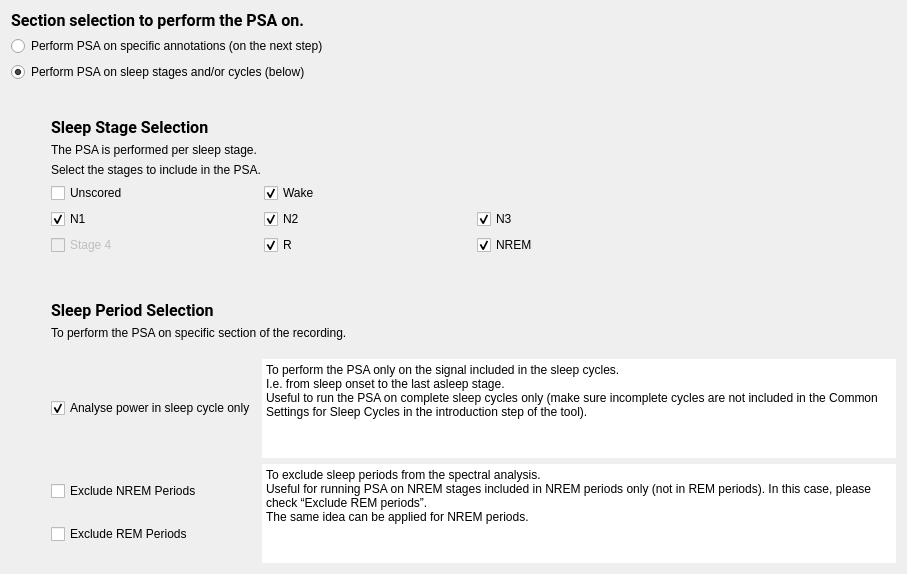
<?xml version="1.0" encoding="UTF-8"?>
<ui version="4.0">
 <class>SelectionStep</class>
 <widget class="QWidget" name="SelectionStep">
  <property name="geometry">
   <rect>
    <x>0</x>
    <y>0</y>
    <width>907</width>
    <height>574</height>
   </rect>
  </property>
  <property name="windowTitle">
   <string/>
  </property>
  <property name="toolTip">
   <string/>
  </property>
  <property name="styleSheet">
   <string>font: 12pt &quot;Roboto&quot;;</string>
  </property>
  <layout class="QVBoxLayout" name="verticalLayout_4">
   <item>
    <widget class="QLabel" name="label">
     <property name="font">
      <font>
       <family>Roboto</family>
       <pointsize>12</pointsize>
       <weight>50</weight>
       <italic>false</italic>
       <bold>false</bold>
      </font>
     </property>
     <property name="text">
      <string>&lt;html&gt;&lt;head/&gt;&lt;body&gt;&lt;p&gt;&lt;span style=&quot; font-weight:600;&quot;&gt;Section selection to perform the PSA on. &lt;/span&gt;&lt;/p&gt;&lt;/body&gt;&lt;/html&gt;</string>
     </property>
    </widget>
   </item>
   <item>
    <widget class="QRadioButton" name="radioButton_annotations">
     <property name="text">
      <string>Perform PSA on specific annotations (on the next step)</string>
     </property>
    </widget>
   </item>
   <item>
    <widget class="QRadioButton" name="radioButton_sleep">
     <property name="text">
      <string>Perform PSA on sleep stages and/or cycles (below)</string>
     </property>
     <property name="checked">
      <bool>true</bool>
     </property>
    </widget>
   </item>
   <item>
    <spacer name="verticalSpacer">
     <property name="orientation">
      <enum>Qt::Vertical</enum>
     </property>
     <property name="sizeType">
      <enum>QSizePolicy::Fixed</enum>
     </property>
     <property name="sizeHint" stdset="0">
      <size>
       <width>20</width>
       <height>30</height>
      </size>
     </property>
    </spacer>
   </item>
   <item>
    <layout class="QHBoxLayout" name="horizontalLayout">
     <item>
      <spacer name="horizontalSpacer">
       <property name="orientation">
        <enum>Qt::Horizontal</enum>
       </property>
       <property name="sizeType">
        <enum>QSizePolicy::Minimum</enum>
       </property>
       <property name="sizeHint" stdset="0">
        <size>
         <width>40</width>
         <height>20</height>
        </size>
       </property>
      </spacer>
     </item>
     <item>
      <layout class="QVBoxLayout" name="verticalLayout_3">
       <item>
        <layout class="QVBoxLayout" name="verticalLayout">
         <item>
          <widget class="QLabel" name="label_5">
           <property name="font">
            <font>
             <family>Roboto</family>
             <pointsize>12</pointsize>
             <weight>50</weight>
             <italic>false</italic>
             <bold>false</bold>
            </font>
           </property>
           <property name="text">
            <string>&lt;html&gt;&lt;head/&gt;&lt;body&gt;&lt;p&gt;&lt;span style=&quot; font-weight:600;&quot;&gt;Sleep Stage Selection&lt;/span&gt;&lt;/p&gt;&lt;/body&gt;&lt;/html&gt;</string>
           </property>
          </widget>
         </item>
         <item>
          <widget class="QLabel" name="label_3">
           <property name="text">
            <string>The PSA is performed per sleep stage.</string>
           </property>
          </widget>
         </item>
         <item>
          <widget class="QLabel" name="label_2">
           <property name="text">
            <string>Select the stages to include in the PSA.</string>
           </property>
          </widget>
         </item>
         <item>
          <layout class="QGridLayout" name="gridLayout">
           <item row="0" column="0">
            <widget class="QCheckBox" name="unscored_checkBox">
             <property name="minimumSize">
              <size>
               <width>70</width>
               <height>0</height>
              </size>
             </property>
             <property name="toolTip">
              <string>Check to perform the PSA on signal unscored.  PSG recording without sleep staging will be marked &quot;unscored&quot;.</string>
             </property>
             <property name="text">
              <string>Unscored</string>
             </property>
            </widget>
           </item>
           <item row="1" column="0">
            <widget class="QCheckBox" name="n1_checkBox">
             <property name="toolTip">
              <string>Check to perform the PSA on signal scored N1.</string>
             </property>
             <property name="text">
              <string>N1</string>
             </property>
             <property name="checked">
              <bool>true</bool>
             </property>
            </widget>
           </item>
           <item row="2" column="1">
            <widget class="QCheckBox" name="r_checkBox">
             <property name="minimumSize">
              <size>
               <width>70</width>
               <height>0</height>
              </size>
             </property>
             <property name="toolTip">
              <string>Check to perform the PSA on signal scored R (rem).</string>
             </property>
             <property name="text">
              <string>R</string>
             </property>
             <property name="checked">
              <bool>true</bool>
             </property>
            </widget>
           </item>
           <item row="0" column="1">
            <widget class="QCheckBox" name="w_checkBox">
             <property name="minimumSize">
              <size>
               <width>70</width>
               <height>0</height>
              </size>
             </property>
             <property name="toolTip">
              <string>Check to perform the PSA on signal scored awake.</string>
             </property>
             <property name="text">
              <string>Wake</string>
             </property>
             <property name="checked">
              <bool>true</bool>
             </property>
            </widget>
           </item>
           <item row="1" column="2" colspan="2">
            <widget class="QCheckBox" name="n3_checkBox">
             <property name="minimumSize">
              <size>
               <width>70</width>
               <height>0</height>
              </size>
             </property>
             <property name="toolTip">
              <string>Check to perform the PSA on signal scored N3.</string>
             </property>
             <property name="text">
              <string>N3</string>
             </property>
             <property name="checked">
              <bool>true</bool>
             </property>
            </widget>
           </item>
           <item row="1" column="1">
            <widget class="QCheckBox" name="n2_checkBox">
             <property name="minimumSize">
              <size>
               <width>70</width>
               <height>0</height>
              </size>
             </property>
             <property name="toolTip">
              <string>Check to perform the PSA on signal scored N2.</string>
             </property>
             <property name="text">
              <string>N2</string>
             </property>
             <property name="checked">
              <bool>true</bool>
             </property>
            </widget>
           </item>
           <item row="2" column="0">
            <widget class="QCheckBox" name="s4_checkBox">
             <property name="enabled">
              <bool>false</bool>
             </property>
             <property name="toolTip">
              <string>Check to perform the PSA on signal scored Stage 4.</string>
             </property>
             <property name="text">
              <string>Stage 4</string>
             </property>
            </widget>
           </item>
           <item row="2" column="2" colspan="2">
            <widget class="QCheckBox" name="nrem_checkBox">
             <property name="minimumSize">
              <size>
               <width>70</width>
               <height>0</height>
              </size>
             </property>
             <property name="text">
              <string>NREM</string>
             </property>
             <property name="checked">
              <bool>true</bool>
             </property>
            </widget>
           </item>
          </layout>
         </item>
        </layout>
       </item>
       <item>
        <spacer name="verticalSpacer_7">
         <property name="orientation">
          <enum>Qt::Vertical</enum>
         </property>
         <property name="sizeType">
          <enum>QSizePolicy::Fixed</enum>
         </property>
         <property name="sizeHint" stdset="0">
          <size>
           <width>20</width>
           <height>40</height>
          </size>
         </property>
        </spacer>
       </item>
       <item>
        <widget class="QLabel" name="label_4">
         <property name="font">
          <font>
           <family>Roboto</family>
           <pointsize>12</pointsize>
           <weight>50</weight>
           <italic>false</italic>
           <bold>false</bold>
          </font>
         </property>
         <property name="text">
          <string>&lt;html&gt;&lt;head/&gt;&lt;body&gt;&lt;p&gt;&lt;span style=&quot; font-weight:600;&quot;&gt;Sleep Period Selection&lt;/span&gt;&lt;/p&gt;&lt;/body&gt;&lt;/html&gt;</string>
         </property>
        </widget>
       </item>
       <item>
        <widget class="QLabel" name="label_7">
         <property name="text">
          <string>To perform the PSA on specific section of the recording.</string>
         </property>
        </widget>
       </item>
       <item>
        <spacer name="verticalSpacer_4">
         <property name="orientation">
          <enum>Qt::Vertical</enum>
         </property>
         <property name="sizeType">
          <enum>QSizePolicy::Fixed</enum>
         </property>
         <property name="sizeHint" stdset="0">
          <size>
           <width>20</width>
           <height>13</height>
          </size>
         </property>
        </spacer>
       </item>
       <item>
        <layout class="QGridLayout" name="gridLayout_2">
         <item row="0" column="1">
          <widget class="QPlainTextEdit" name="plainTextEdit">
           <property name="sizePolicy">
            <sizepolicy hsizetype="Expanding" vsizetype="Preferred">
             <horstretch>0</horstretch>
             <verstretch>0</verstretch>
            </sizepolicy>
           </property>
           <property name="minimumSize">
            <size>
             <width>0</width>
             <height>0</height>
            </size>
           </property>
           <property name="maximumSize">
            <size>
             <width>16777215</width>
             <height>16777215</height>
            </size>
           </property>
           <property name="frameShape">
            <enum>QFrame::HLine</enum>
           </property>
           <property name="frameShadow">
            <enum>QFrame::Plain</enum>
           </property>
           <property name="lineWidth">
            <number>0</number>
           </property>
           <property name="readOnly">
            <bool>true</bool>
           </property>
           <property name="plainText">
            <string>To perform the PSA only on the signal included in the sleep cycles.
I.e. from sleep onset to the last asleep stage.
Useful to run the PSA on complete sleep cycles only (make sure incomplete cycles are not included in the Common Settings for Sleep Cycles in the introduction step of the tool).</string>
           </property>
          </widget>
         </item>
         <item row="1" column="1">
          <widget class="QPlainTextEdit" name="plainTextEdit_2">
           <property name="sizePolicy">
            <sizepolicy hsizetype="Expanding" vsizetype="Preferred">
             <horstretch>0</horstretch>
             <verstretch>0</verstretch>
            </sizepolicy>
           </property>
           <property name="maximumSize">
            <size>
             <width>16777215</width>
             <height>16777215</height>
            </size>
           </property>
           <property name="frameShape">
            <enum>QFrame::HLine</enum>
           </property>
           <property name="frameShadow">
            <enum>QFrame::Plain</enum>
           </property>
           <property name="lineWidth">
            <number>0</number>
           </property>
           <property name="readOnly">
            <bool>true</bool>
           </property>
           <property name="plainText">
            <string>To exclude sleep periods from the spectral analysis.
Useful for running PSA on NREM stages included in NREM periods only (not in REM periods). In this case, please check “Exclude REM periods”.
The same idea can be applied for NREM periods.</string>
           </property>
          </widget>
         </item>
         <item row="0" column="0">
          <widget class="QCheckBox" name="in_cycle_checkBox">
           <property name="enabled">
            <bool>true</bool>
           </property>
           <property name="toolTip">
            <string>Check to perform the PSA only on the signal included in the sleep cycles i.e. from sleep onset to the last asleep stage.</string>
           </property>
           <property name="text">
            <string>Analyse power in sleep cycle only</string>
           </property>
           <property name="checkable">
            <bool>true</bool>
           </property>
           <property name="checked">
            <bool>true</bool>
           </property>
          </widget>
         </item>
         <item row="1" column="0">
          <layout class="QVBoxLayout" name="verticalLayout_2">
           <item>
            <widget class="QCheckBox" name="excl_nremp_checkBox">
             <property name="minimumSize">
              <size>
               <width>0</width>
               <height>0</height>
              </size>
             </property>
             <property name="maximumSize">
              <size>
               <width>300</width>
               <height>16777215</height>
              </size>
             </property>
             <property name="toolTip">
              <string>Check to exclude NREM periods from the Power Spectral Analysis.</string>
             </property>
             <property name="text">
              <string>Exclude NREM Periods</string>
             </property>
            </widget>
           </item>
           <item>
            <widget class="QCheckBox" name="excl_remp_checkBox">
             <property name="toolTip">
              <string>Check to exclude REM periods from the Power Spectral Analysis.</string>
             </property>
             <property name="text">
              <string>Exclude REM Periods</string>
             </property>
            </widget>
           </item>
          </layout>
         </item>
         <item row="2" column="1">
          <spacer name="verticalSpacer_2">
           <property name="orientation">
            <enum>Qt::Vertical</enum>
           </property>
           <property name="sizeHint" stdset="0">
            <size>
             <width>20</width>
             <height>40</height>
            </size>
           </property>
          </spacer>
         </item>
        </layout>
       </item>
      </layout>
     </item>
    </layout>
   </item>
  </layout>
 </widget>
 <resources>
  <include location="../../../../../scinodes_poc/src/main/python/ui/themes/themes.qrc"/>
 </resources>
 <connections>
  <connection>
   <sender>radioButton_annotations</sender>
   <signal>clicked()</signal>
   <receiver>SelectionStep</receiver>
   <slot>update_section_selection_slot()</slot>
   <hints>
    <hint type="sourcelabel">
     <x>160</x>
     <y>98</y>
    </hint>
    <hint type="destinationlabel">
     <x>402</x>
     <y>385</y>
    </hint>
   </hints>
  </connection>
  <connection>
   <sender>radioButton_sleep</sender>
   <signal>clicked()</signal>
   <receiver>SelectionStep</receiver>
   <slot>update_section_selection_slot()</slot>
   <hints>
    <hint type="sourcelabel">
     <x>145</x>
     <y>68</y>
    </hint>
    <hint type="destinationlabel">
     <x>402</x>
     <y>385</y>
    </hint>
   </hints>
  </connection>
  <connection>
   <sender>nrem_checkBox</sender>
   <signal>clicked()</signal>
   <receiver>SelectionStep</receiver>
   <slot>NREM_checkbox_slot()</slot>
   <hints>
    <hint type="sourcelabel">
     <x>450</x>
     <y>233</y>
    </hint>
    <hint type="destinationlabel">
     <x>295</x>
     <y>300</y>
    </hint>
   </hints>
  </connection>
 </connections>
 <slots>
  <slot>update_section_selection_slot()</slot>
  <slot>NREM_checkbox_slot()</slot>
 </slots>
</ui>
